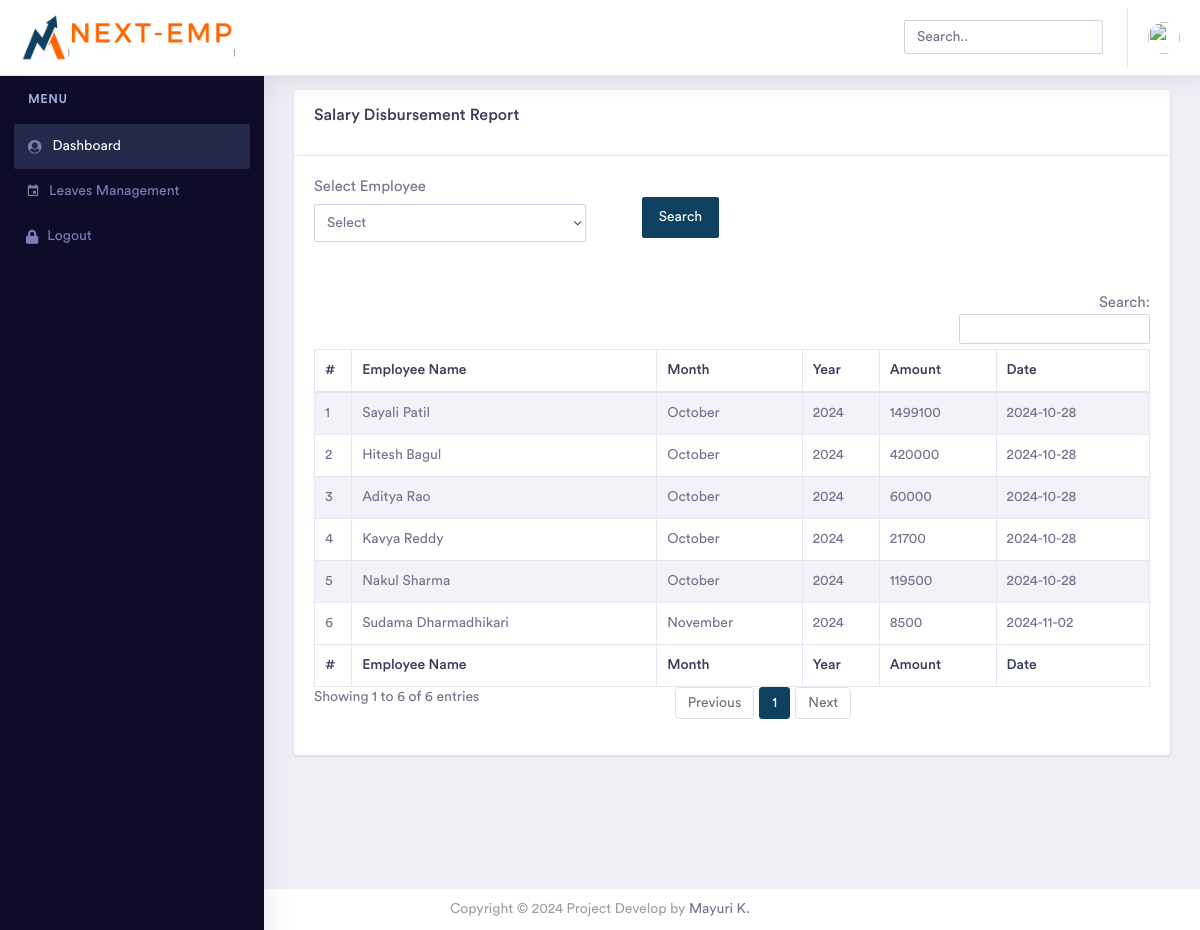
Page /admin/salary_report.php (signed in) on the committed database.
### tables this page shows
CREATE TABLE `manage_website` (
  `id` int(11) NOT NULL,
  `title` varchar(600) NOT NULL,
  `short_title` varchar(600) NOT NULL,
  `logo` text NOT NULL,
  `footer` text NOT NULL,
  `currency_code` varchar(600) NOT NULL,
  `currency_symbol` varchar(600) NOT NULL,
  `login_logo` text NOT NULL,
  `invoice_logo` text NOT NULL,
  `background_login_image` text NOT NULL,
  `status` int(11) NOT NULL
);

CREATE TABLE `salary` (
  `id` int(11) NOT NULL,
  `emp` varchar(200) NOT NULL,
  `month` varchar(200) NOT NULL,
  `year` varchar(200) NOT NULL,
  `leave` int(11) NOT NULL,
  `borrow` float NOT NULL,
  `actual` float NOT NULL,
  `final` float NOT NULL,
  `date` date NOT NULL DEFAULT current_timestamp()
);

### admin/salary_report.php (the view, shortened to what this page needs)
<?php include('include/head.php'); ?>
<?php include('include/header.php'); ?>
<?php include('include/sidebar.php'); ?>
<div class="dashboard-wrapper">
    <div class="container-fluid  dashboard-content">
        <div class="row">
            <div class="col-xl-12 col-lg-12 col-md-12 col-sm-12 col-12">
                <div class="card">
                    <div class="card-header">
                        <h4>Salary Disbursement Report </h4>
                    </div>
                    <div class="card-body">
                        <form class="form-horizontal" action="" method="post" enctype="multipart/form-data">
                            <div class="form-row">
                            <div class="col-xl-4 col-lg-4 col-md-12 col-sm-12 col-12 mb-2">
    <label for="validationCustom01">Select Employee</label>
    <select name="emp" class="form-control">
        <option value="">Select</option>
    </select>
</div>
                                <center>
                                    <div class="col-xl-4 col-lg-4 col-md-12 col-sm-12 col-12 mb-2">
                                        <div class="input-group">
                                            <button class="btn btn-primary" type="submit" name="search">Search</button>
                                        </div>
                                    </div>
                            </div>
                        </form>
                        <br />
                        <br />
                        <div class="table-responsive">
                            <table id="example" class="table table-striped table-bordered second" style="width:100%">
                                <thead>
                                    <tr>
                                        <th>#</th>
                                        <th>Employee Name</th>
                                           <th>Month</th>
                                              <th>Year</th>
                                                  <th>Amount</th>
                                                   <th>Date</th>
                                    </tr>
                                </thead>
                                <tbody>
                                   <?php
if (isset($_POST['search'])) {
    $sql = "SELECT * FROM `salary` WHERE  emp=?";
    $statement = $conn->prepare($sql);
    $statement->execute([$_POST['emp']]);
} else {
    $sql = "SELECT * FROM `salary` ";
    $statement = $conn->prepare($sql);
    $statement->execute();
}
$i = 1;
$rec = $statement->fetchAll();
foreach ($rec as $key) {
 ?>
<tr>
    <td><?php echo $i; ?></td>
    <td><?php
                                    $stmt2 = $conn->prepare("SELECT * FROM `admin` WHERE id=? AND delete_status='0'");
                                    $stmt2->execute([$key['emp']]);
                                    $record2 = $stmt2->fetch();
                                    echo $record2['fname'].' '.$record2['lname']; ?></td>
    <td><?php echo $key['month']; ?></td>
    <td><?php echo $key['year']; ?></td>
     <td><?php echo $key['final']; ?></td>
      <td><?php echo $key['date']; ?></td>
</tr>
<?php
    $i++;
}
?>
                                </tbody>
                                <tfoot>
                                    <tr>
                                       <th>#</th>
                                        <th>Employee Name</th>
                                           <th>Month</th>
                                              <th>Year</th>
                                                  <th>Amount</th>
                                                   <th>Date</th>
                                    </tr>
                                </tfoot>
                            </table>
                        </div>
                    </div>
                </div>
            </div>
        </div>
    </div>
    <?php include('include/footer.php'); ?>
</body>
</html>

### admin/include/header.php (shortened to what this page needs)
<?php
require_once('../assets/constants/fetch-my-info.php');
?>
<?php
$stmt = $conn->prepare("SELECT * FROM admin WHERE id='".$_SESSION['id']."'");
$stmt->execute();
$result = $stmt->fetch(PDO::FETCH_ASSOC);
 $sql = "SELECT * FROM manage_website where status='0'";
  $statement = $conn->prepare($sql);
                                                 $statement->execute();
                                              $row = $statement->fetch(PDO::FETCH_ASSOC);
                                                                    extract($row);?>
<body>
    <div class="dashboard-main-wrapper">
        <div class="dashboard-header">
            <nav class="navbar navbar-expand-lg bg-white fixed-top">
                <a class="navbar-brand" href="index.php">
                                <img class="img-fluid" src="../assets/uploadImage/Logo/<?php echo$login_logo; ?>" style="width:220px;height:auto;" alt="Theme-Logo" />
                            </a>
                <div class="collapse navbar-collapse " id="navbarSupportedContent">
                    <ul class="navbar-nav ml-auto navbar-right-top ">
                        <li class="nav-item">
                            <div id="custom-search" class="top-search-bar">
                                <input class="form-control" type="text" placeholder="Search..">
                            </div>
                        </li>
                         <li class="nav-item dropdown nav-user">
                            <a class="nav-link nav-user-img" href="profile.php" id="navbarDropdownMenuLink2" data-toggle="dropdown" aria-haspopup="true" aria-expanded="false"><img src="../assets/uploadImage/Profile/<?=$result['image']?>" alt="" class="user-avatar-md rounded-circle"></a>
                        </li>
   </ul>
                </div>
            </nav>
        </div>

### rows in the picture
manage_website: login_logo (picture)
salary: admin.fname "Sayali", admin.lname "Patil", month "October", year "2024", final "1499100", date "2024-10-28"
salary: admin.fname "Hitesh", admin.lname "Bagul", month "October", year "2024", final "420000", date "2024-10-28"
salary: admin.fname "Aditya", admin.lname "Rao", month "October", year "2024", final "60000", date "2024-10-28"
salary: admin.fname "Kavya", admin.lname "Reddy", month "October", year "2024", final "21700", date "2024-10-28"
salary: admin.fname "Nakul", admin.lname "Sharma", month "October", year "2024", final "119500", date "2024-10-28"
salary: admin.fname "Sudama", admin.lname "Dharmadhikari", month "November", year "2024", final "8500", date "2024-11-02"
